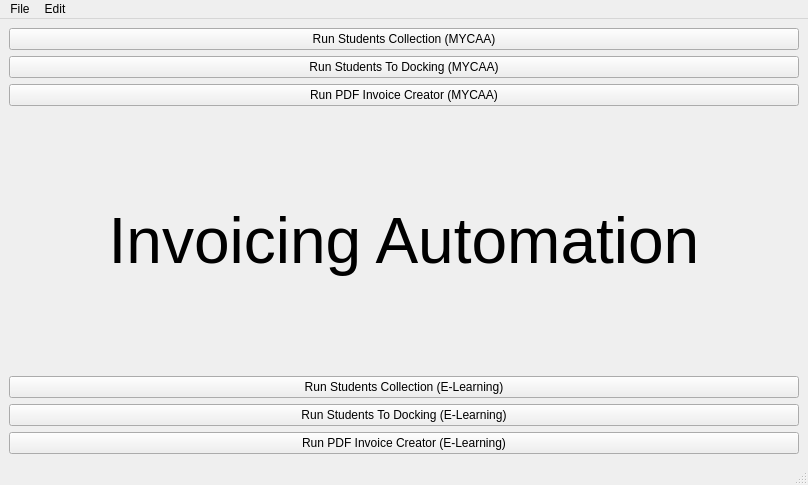
<?xml version="1.0" encoding="UTF-8"?>
<ui version="4.0">
 <class>MainWindow</class>
 <widget class="QMainWindow" name="MainWindow">
  <property name="geometry">
   <rect>
    <x>0</x>
    <y>0</y>
    <width>808</width>
    <height>485</height>
   </rect>
  </property>
  <property name="windowTitle">
   <string>MainWindow</string>
  </property>
  <widget class="QWidget" name="centralwidget">
   <layout class="QVBoxLayout" name="verticalLayout">
    <item>
     <widget class="QPushButton" name="MYCAAcollectStudentsBTN">
      <property name="text">
       <string>Run Students Collection (MYCAA)</string>
      </property>
     </widget>
    </item>
    <item>
     <widget class="QPushButton" name="MYCAAstudentsToDockingBTN">
      <property name="text">
       <string>Run Students To Docking (MYCAA)</string>
      </property>
     </widget>
    </item>
    <item>
     <widget class="QPushButton" name="MYCAApdfInvoiceCreatorBTN">
      <property name="text">
       <string>Run PDF Invoice Creator (MYCAA)</string>
      </property>
     </widget>
    </item>
    <item>
     <widget class="QLabel" name="title">
      <property name="font">
       <font>
        <pointsize>48</pointsize>
       </font>
      </property>
      <property name="text">
       <string>Invoicing Automation</string>
      </property>
      <property name="alignment">
       <set>Qt::AlignCenter</set>
      </property>
     </widget>
    </item>
    <item>
     <widget class="QPushButton" name="pushButton_3">
      <property name="text">
       <string>Run Students Collection (E-Learning)</string>
      </property>
     </widget>
    </item>
    <item>
     <widget class="QPushButton" name="pushButton">
      <property name="text">
       <string>Run Students To Docking (E-Learning)</string>
      </property>
     </widget>
    </item>
    <item>
     <widget class="QPushButton" name="pushButton_2">
      <property name="text">
       <string>Run PDF Invoice Creator (E-Learning)</string>
      </property>
     </widget>
    </item>
   </layout>
  </widget>
  <widget class="QMenuBar" name="menubar">
   <property name="geometry">
    <rect>
     <x>0</x>
     <y>0</y>
     <width>808</width>
     <height>22</height>
    </rect>
   </property>
   <widget class="QMenu" name="menuFile">
    <property name="title">
     <string>File</string>
    </property>
    <addaction name="actionExit"/>
   </widget>
   <widget class="QMenu" name="menuEdit">
    <property name="title">
     <string>Edit</string>
    </property>
   </widget>
   <addaction name="menuFile"/>
   <addaction name="menuEdit"/>
  </widget>
  <widget class="QStatusBar" name="statusbar"/>
  <action name="actionExit">
   <property name="text">
    <string>Exit</string>
   </property>
  </action>
 </widget>
 <resources/>
 <connections/>
</ui>
